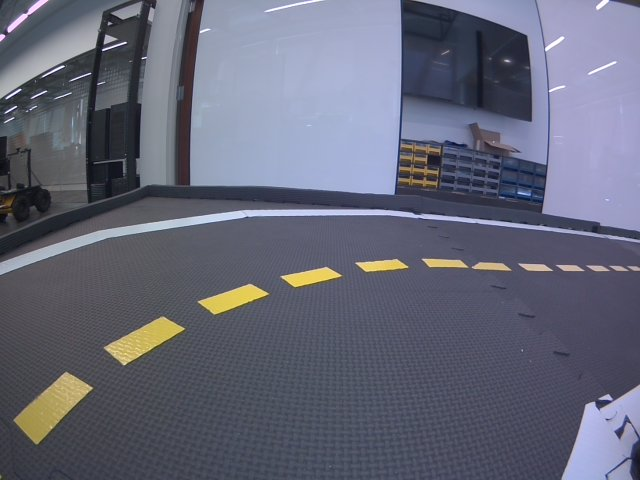
#> input picture visual_lane_servoing/solution/images/visual_control/turn.png, 640 x 480 px
$ jupyter execute --allow-errors SOLUTIONS_visual_control_activity.ipynb   (shell and % lines are left out)
#> lines starting #> are read from the running program, lines starting #| are printed output that depends on the picture; after the words box and inside, x2 and y2 are one past the last pixel; in counts of white or black regions, pixels touching at a corner belong together
<p style="text-align: right">

</p>

# 🚙 05 - Visual control

<figure>
  <div style="text-align:center;">

  <figcaption>The view from a Duckiebot when centered in its lane.</figcaption>
  </div>
</figure>

Now, we will combine the image processing tools that we have explored with the earlier exercise on image-based reactive control to design a policy for lane-following. Consider above image taken from the Duckiebot's camera when the Duckiebot was roughly centered in its lane. Our goal is to design a control policy that uses only images streamed from the Duckiebot's camera to keep it in the lane as it drives forward at a fixed velocity.

Rather than design a controller that reasons over the raw image, we will process the image to enhance aspects of the image that are helpful for lane-following. The dashed-yellow and solid-white lane markings provide valuable cues for determining the robot's pose relative to the lane. When the lane is straight, if we were able to detect the dashed-yellow centerline and the solid-white line to the right, we could use their orientations in the image to control the velocities of the left and right wheels.

<figure>
  <div style="text-align:center;">

  <figcaption>The orientations of the edges associated with the dashed-yellow and solid-white lane markings may be useful for control.</figcaption>
  </div>
</figure>

For example, assume that we know the nominal angles of the left (dashed-yellow) and right (solid-white) lane markings, $\theta_l^d$ and $\theta_r^d$, respectively, when the vehicle is traveling straight down the middle of the lane. With the motors turning to maintain a baseline forward speed, we can vary the rotational velocities of the left and right wheels according to any deviations from from these nominal angles.

Of course, this requires that we can detect the dashed-yellow and solid-white lane markings and estimate their orientations. Thus, we want to apply a filter that makes the lane markings "pop out" in the image, while supressing as much of distracting content of the image. As we discussed in lecture, lane markings are brightly colored against a dark background (the road).

We can identify the location of lane markings in the image by applying finite-difference filters $h_x$ and $h_y$ (e.g., using the Sobel operator) to estimate the horizontal and vertical intensity gradients

$$ \nabla I[u,v] =
\begin{bmatrix}
G_x[u,v]\\
G_y[u,v]
\end{bmatrix}
$$

where

$$
\begin{align}
G_x = h_x * I\\
G_y = h_y * I
\end{align}
$$

We can then look for regions of the image where the magnitude of the intensity gradient is large as a measure of the strength of each edge.

$$
\lvert \nabla I[u,v] \rvert = \sqrt{\left(G_x[u,v]\right)^2 + \left(G_y[u,v]\right)^2}
$$

Assuming that these edges correspond to the lane boundaries, the direction of the gradients can then be used to estimate the desired orientations.

$$
\theta[u,v] = \textrm{atan2}\left(G_y[u,v], G_x[u,v]\right)
$$

In this exercise, we will develop this idea by investigating different ways of processing the images to tease out information about the robot's pose relative to the lane. We will use these results to implement a reactive image-space controller that we will validate on a simulated and/or real DuckieBot.

[cell 1]
## Run this cell to import relevant modules
%pylab inline

from matplotlib import pyplot as plt
import numpy as np
import cv2

Let's load the image into Python and then take a look at the horizontal and vertical gradients computed via the Sobel operator

[cell 2]
# Load in the image and generate hsv and grayscale versions
#imgbgr = cv2.imread('../images/visual_control/pic1_rect.png')
#imgbgr = cv2.imread('../images/visual_control/pic11.png')
imgbgr = cv2.imread('../images/visual_control/turn.png')
#> imgbgr is the input picture: shape (480, 640, 3); mean B, G, R 119.8, 103.2, 100.9

# OpenCV uses BGR by default, whereas matplotlib uses RGB, so we generate an RGB version for the sake of visualization
imgrgb = cv2.cvtColor(imgbgr, cv2.COLOR_BGR2RGB)

# Convert the image to HSV for any color-based filtering
imghsv = cv2.cvtColor(imgbgr, cv2.COLOR_BGR2HSV)
#> imghsv: shape (480, 640, 3); mean H, S, V 113.3, 50.7, 122.3

# Most of our operations will be performed on the grayscale version
img = cv2.cvtColor(imgbgr, cv2.COLOR_BGR2GRAY)
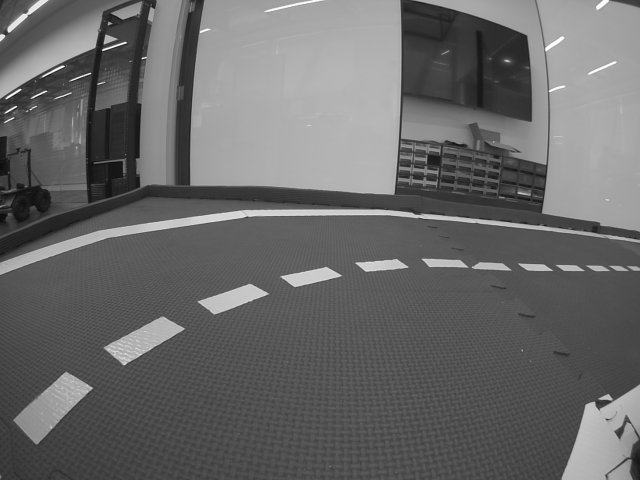
#> img: shape (480, 640); min 8, max 254, mean 104.4

# The image-to-ground homography associated with this image (Jacopo's)
H = np.array([-4.137917960301845e-05, -0.00011445854191468058, -0.1595567007347241,
              0.0008382870319844166, -4.141689222457687e-05, -0.2518201638170328,
              -0.00023561657746150284, -0.005370140574116084, 0.9999999999999999])

H = np.reshape(H,(3, 3))
Hinv = np.linalg.inv(H)

## Finding the Horizon

In Duckietown, the ground is planar and in other self-driving and robotics domains, it is often assumed that the ground is locally planar. We can exploit this as we search for lane markings by not searching above the horizon. In the world frame relative to which we estimated the homography (i.e., a reference frame with the origin centered between the drive wheels with the positive $x$-axis pointing forward and the positive $y$-axis to the left), the horizon corresponds to large $x$-coordinates. In Duckietown, we are only interested in the road a few meters in front of the Duckiebot.

[cell 3]
xmax = 2
X = np.array([xmax, 0.0, 1.0])
x = Hinv.dot(X)
x = x/x[-1]

height = img.shape[1]
mask_ground = np.ones(img.shape, dtype=np.uint8)
mask_ground[0:int(np.floor(x[1])),:] = 0

fig = plt.figure(figsize = (30,20))
ax1 = fig.add_subplot(1,4,1)
ax1.imshow(img*mask_ground,cmap = 'gray')
ax1.set_title('Horizon Mask'), ax1.set_xticks([]), ax1.set_yticks([]);
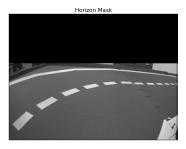
#> figure drawn by matplotlib, 1 panel

## Detecting Lane Markings using the Canny Edge Detector

Like other edge detectors, the Canny edge detector looks for regions of the image with strong intensity gradients. Thus, it may be helpful to blur the image slightly using a Gaussian kernel in order to reduce spurious edges.

### Example: Canny Edge Detection

Using your experience from the previous exercise, identify a setting for the standard deviation of the Gaussian kernel that removes noise and local texture (e.g., that of the road surface), without sacrificing too much valid content (namely, the edges associated with lane markings)

[cell 4]
# TODO: Identify a setting for the standard deviation that removes noise while not eliminating too much valid content.
sigma = 2

# Smooth the image using a Gaussian kernel
img_gaussian_filter = cv2.GaussianBlur(img,(0,0), sigma)
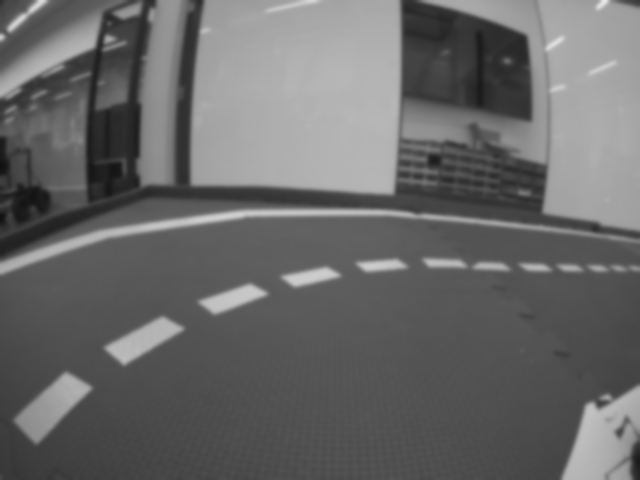
#> img_gaussian_filter: shape (480, 640); min 16, max 234, mean 104.4

canny_lower_threshold = 80
canny_upper_threshold = 200
canny_kernel_size = 3;

edges = cv2.Canny(img_gaussian_filter, canny_lower_threshold, canny_upper_threshold, canny_kernel_size)
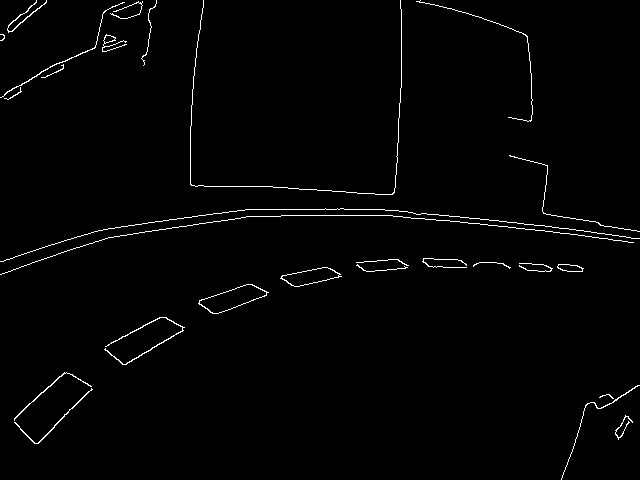
#> edges: shape (480, 640); 1.4% white in thin lines or dots
#edges = cv2.bitwise_and(edges, edges, mask = mask_ground)
mask_edges = (edges != 0)
#> mask_edges: shape (480, 640) bool; 1.4% white in thin lines or dots
dst = imgbgr * (mask_edges[:,:,None].astype(imgbgr.dtype))
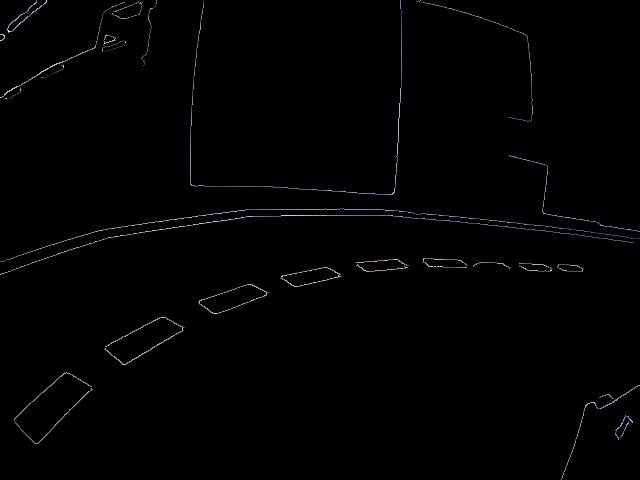
#> dst: shape (480, 640, 3); mean B, G, R 1.8, 1.7, 1.8

# Visualize the result of Canny edge detection
fig = plt.figure(figsize = (20,20))
ax1 = fig.add_subplot(1,3,1)
ax1.imshow(cv2.cvtColor(imgbgr, cv2.COLOR_BGR2RGB))
ax1.set_title('Original'), ax1.set_xticks([]), ax1.set_yticks([])
ax2 = fig.add_subplot(1,3,2)
ax2.imshow(img_gaussian_filter,cmap = 'gray')
ax2.set_title('Gaussian Filter (Sigma = ' + str(sigma) +')'), ax2.set_xticks([]), ax2.set_yticks([]);
ax3 = fig.add_subplot(1,3,3)
ax3.imshow(cv2.cvtColor(dst, cv2.COLOR_BGR2RGB))
ax3.set_title('Canny Edges'), ax3.set_xticks([]), ax3.set_yticks([]);
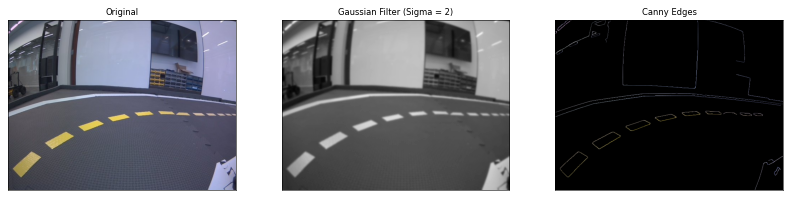
#> figure drawn by matplotlib, 3 panels

## Color-based Masking

Having identified a candidate set of edges, we can now try design a set of masks that isolate the edges associated with the dashed-yellow and solid-white lane markings.

Perhaps the most obvious thing to do is to create masks that filter out pixels whose color differs from that of the yellow and white lines.

### Exercise: Color-based Masking

Following what we did in the Braitenberg exercise, we can select upper- and lower-bounds on the HSV values for the two lines. One option mentioned in the Braitenberg exercise is to use [this online color picker](https://pinetools.com/image-color-picker), which allows us to get the HSV values for particular pixels.

**Note**: When we go to use these bounds, remember that OpenCV uses uses the convention that $\textrm{H} \in [0, 179]$, $\textrm{S} \in [0, 255]$, and $\textrm{V} \in [0, 255]$, while other tools may use different ranges (e.g., Gimp uses $\textrm{H} \in [0, 360]$, $\textrm{S} \in [0, 100]$, and $\textrm{V} \in [0, 100])$.

**Note**: While the HSV color space provides a better representation (e.g., compared to RGB) for color-based detection, the appearance of the yellow and white lane markings will change due to variations in illumination, shading, etc. for In order to improve the generalizability of these bounds, you are encouraged to also consider the `../images/visual_control/pic3_rect.png` image and define bounds that are appropriate for both.

[cell 5]
# Using the above tool, we can identify the bounds as follows
# Since OpenCV uses a Hue range of [0, 179], we need to divide the Hue values above by 2
white_lower_hsv = np.array([0/2, 3*255/100, 52*255/100])
white_upper_hsv = np.array([360/2, 26*255/100, 96*255/100])
yellow_lower_hsv = np.array([44/2, 47*255/100, 48*255/100])
yellow_upper_hsv = np.array([55/2, 100*255/100, 85*255/100])

mask_white_orig = cv2.inRange(imghsv, white_lower_hsv, white_upper_hsv)
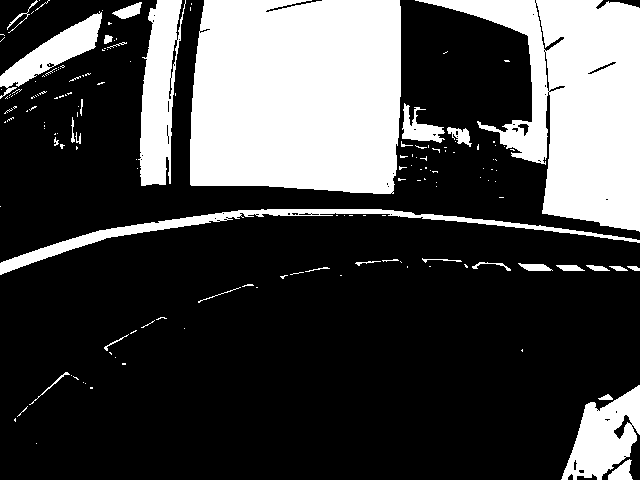
#> mask_white_orig: shape (480, 640); 27.5% white; 163 white regions (131 under 20 px), largest, box (x1, y1, x2, y2) and area: (190, 0, 401, 194) 38621, (415, 0, 640, 232) 25627, (138, 0, 186, 186) 5389
mask_yellow_orig = cv2.inRange(imghsv, yellow_lower_hsv, yellow_upper_hsv)
#> mask_yellow_orig: shape (480, 640); 0.74% white; 53 white regions (46 under 20 px), largest, box (x1, y1, x2, y2) and area: (17, 393, 65, 441) 1042, (118, 320, 183, 354) 945, (119, 348, 138, 357) 71

fig = plt.figure(figsize = (20,10))
ax1 = fig.add_subplot(1,3,1)
ax1.imshow(imgrgb)
ax1.set_title('Original'), ax1.set_xticks([]), ax1.set_yticks([])
ax2 = fig.add_subplot(1,3,2)
ax2.imshow(imgrgb)
ax2.imshow(mask_white_orig, cmap='jet', alpha=0.5)
ax2.set_title('Filtered by Color (White)'), ax2.set_xticks([]), ax2.set_yticks([]);
ax3 = fig.add_subplot(1,3,3)
ax3.imshow(imgrgb)
ax3.imshow(mask_yellow_orig, cmap='jet', alpha=0.5)
ax3.set_title('Filtered by Color (Yellow)'), ax3.set_xticks([]), ax3.set_yticks([]);

### Exercise: Image dilation

Conservative values for the lower- and upper-bounds used for HSV filtering, will result in many false negatives (i.e., missing pixels that actually correspond to the dashed-yellow or solid-white lane markings, but that fall outside the bounds). Increasing the range will capture many of these pixels, but at the expense of false positives.

One way to deal with this is to use more conservative values for the lower- and upper-bounds, but to then grow the resulting masks to capture nearby pixels that were not detected. We can do this through image *dilation*, a morphological process that expands non-zero regions in a binary image. In this case, the binary images are the HSV-based masks identified above and the non-zero regions are pixels identified as being yellow or white.

In this exercise, you will experiment with the size of the dilation kernel. As you do, remember that we will be masking out the horizon, so don't worry too much if dilation results in false positives in the upper part of the image.

[cell 6]
# TODO: Experiment with the size of the dilation kernel to see its effect on the masks
dilation_kernel = np.ones((11, 11), np.uint8)

mask_yellow = cv2.dilate(mask_yellow_orig, dilation_kernel, iterations=1)
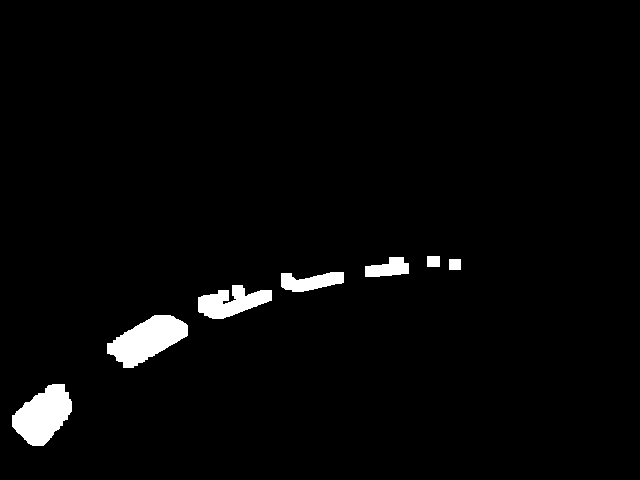
#> mask_yellow: shape (480, 640); 2.6% white; 7 white regions, largest, box (x1, y1, x2, y2) and area: (107, 315, 188, 368) 2458, (12, 384, 72, 446) 2377, (198, 285, 272, 319) 1491
mask_white = cv2.dilate(mask_white_orig, dilation_kernel, iterations=1)
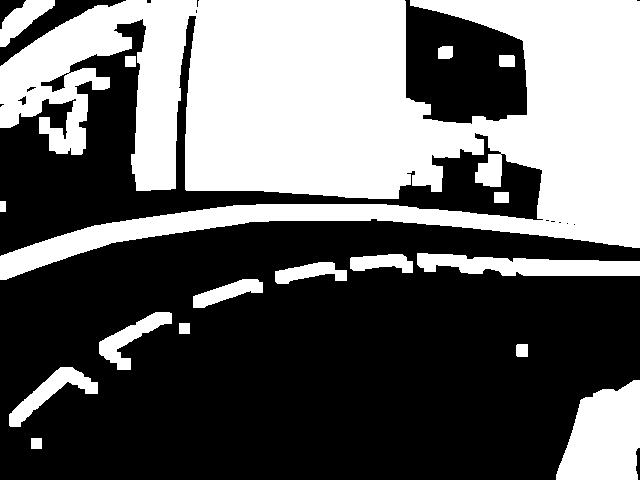
#> mask_white: shape (480, 640); 40.4% white; 17 white regions, largest, box (x1, y1, x2, y2) and area: (0, 0, 640, 280) 106305, (556, 380, 640, 480) 6255, (417, 253, 640, 276) 3447

fig = plt.figure(figsize = (20,10))
ax1 = fig.add_subplot(1,2,1)
ax1.imshow(imgrgb)
ax1.imshow(mask_yellow, cmap='jet', alpha=0.6)
ax1.set_title('Filtered by Color (Yellow)'), ax1.set_xticks([]), ax1.set_yticks([]);
ax2 = fig.add_subplot(1,2,2)
ax2.imshow(imgrgb)
ax2.imshow(mask_white, cmap='jet', alpha=0.6)
ax2.set_title('Filtered by Color (White)'), ax2.set_xticks([]), ax2.set_yticks([]);

## Masking

Let's now combine these masks to best isolate the features that we care about.

[cell 7]
mask_left_edge = mask_ground * mask_yellow
mask_right_edge = mask_ground * mask_white
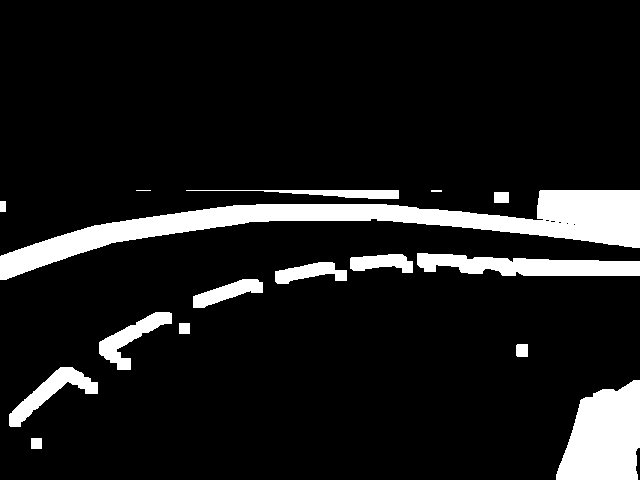
#> mask_right_edge: shape (480, 640); 10.6% white; 16 white regions (1 under 20 px), largest, box (x1, y1, x2, y2) and area: (0, 190, 640, 280) 15496, (556, 380, 640, 480) 6255, (417, 253, 640, 276) 3447

## Hough Transform

[cell 8]
# Parameters for left line detection
hough_threshold_left = 50
hough_min_line_length_left = 10
hough_max_line_gap_left = 50
hough_rho_left = 1
hough_theta_left = 1*np.pi/180

# Parameters for white line detection
hough_threshold_right = 50 #100
hough_min_line_length_right = 2 #10
hough_max_line_gap_right = 15
hough_rho_right = 1
hough_theta_right = 1 * np.pi/180

lines_left = cv2.HoughLinesP(edges * mask_left_edge,
                        rho=hough_rho_left,
                        theta=hough_theta_left,
                        threshold=hough_threshold_left,
                        minLineLength=hough_min_line_length_left,
                        maxLineGap=hough_max_line_gap_left)
#> lines_left = [[123, 364, 212, 313], [107, 345, 160, 317], [37, 443, 163, 317], [266, 294, 340, 276]]
#> (the rest of the program and of its run is left out)
